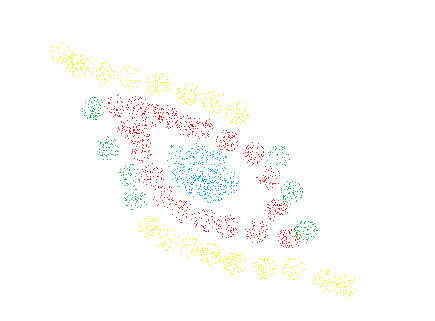
#> input picture LAB3/PCA_1/PCA_1_B/PCA.png, 435 x 321 px
$ python PCA_1_B.py
#> lines starting #> are read from the running program, lines starting #| are printed output that depends on the picture
import numpy as np
import matplotlib.pyplot as plt
import cv2
from sklearn.decomposition import PCA, KernelPCA
from sklearn.preprocessing import StandardScaler

base_img = "PCA.png"

base_pca_vectors_fig = "basePcaVectors.png"
base_pca_transformed_fig = "basePcaTransformed.png"

cosine_fig = "cosine_fig.png"

c1_color = 'red'
c2_color = 'green'
c3_color = 'blue'
c4_color = 'yellow'

scatter_size = 1


def load_class_image(image_file):
    opened_image = cv2.imread(image_file)
    x, y, z = opened_image.shape
    # [ 36  28 237] red
    class_1 = []
    # [ 76 177  34] green
    class_2 = []
    # [232 162   0] blue
    class_3 = []
    # [  0 242 255] yellow
    class_4 = []
    for ix in range(x):
        for iy in range(y):
            if opened_image[ix][iy][0] == 36 and opened_image[ix][iy][1] == 28 and opened_image[ix][iy][2] == 237:
                class_1.append([iy, ix])
            elif opened_image[ix][iy][0] == 76 and opened_image[ix][iy][1] == 177 and opened_image[ix][iy][2] == 34:
                class_2.append([iy, ix])
            elif opened_image[ix][iy][0] == 232 and opened_image[ix][iy][1] == 162 and opened_image[ix][iy][2] == 0:
                class_3.append([iy, ix])
            elif opened_image[ix][iy][0] == 0 and opened_image[ix][iy][1] == 242 and opened_image[ix][iy][2] == 255:
                class_4.append([iy, ix])
    return class_1, class_2, class_3, class_4


def run_basic():
    c1, c2, c3, c4 = load_class_image(base_img)
#> in load_class_image, opened_image is the input picture: shape (321, 435, 3); mean B, G, R 251.2, 252.8, 253.6
    whole = []
    whole.extend(c1)
    whole.extend(c2)
    whole.extend(c3)
    whole.extend(c4)

    copy_whole = []
    copy_whole.extend(whole)
    print("*******")
    print("Points to transform: ")
    print(whole)
#> (printed output is left out)

    pca = PCA(n_components=2)
    transformed = pca.fit_transform(whole)
    print("Points transformed: ")
    print(transformed)
    print("*******")

    whole = np.array(whole)
    plt.scatter(whole[0:len(c1), 0], whole[0:len(c1), 1], alpha=0.2, color=c1_color, s=scatter_size)
    plt.scatter(whole[len(c1):len(c1) + len(c2), 0], whole[len(c1):len(c1) + len(c2), 1], alpha=0.2, color=c2_color,
                s=scatter_size)
    plt.scatter(whole[len(c1) + len(c2): len(c1) + len(c2) + len(c3), 0],
                whole[len(c1) + len(c2):len(c1) + len(c2) + len(c3), 1], alpha=0.2, color=c3_color, s=scatter_size)
    plt.scatter(whole[len(c1) + len(c2) + len(c3):len(c1) + len(c2) + len(c3) + len(c4), 0],
                whole[len(c1) + len(c2) + len(c3):len(c1) + len(c2) + len(c3) + len(c4), 1], alpha=0.2, color=c4_color,
                s=scatter_size)

    # TODO: maybe i can remove that
    # VECTORS
    ax = plt.gca()
    for length, vector in zip(pca.explained_variance_, pca.components_):
        v = vector * 3 * np.sqrt(length)

        arrowprops = dict(arrowstyle='<-', linewidth=2, shrinkA=0, shrinkB=0)
        plt.annotate('', pca.mean_, pca.mean_ + v, arrowprops=arrowprops, color='black')

    plt.axis('off')
    plt.savefig(base_pca_vectors_fig)
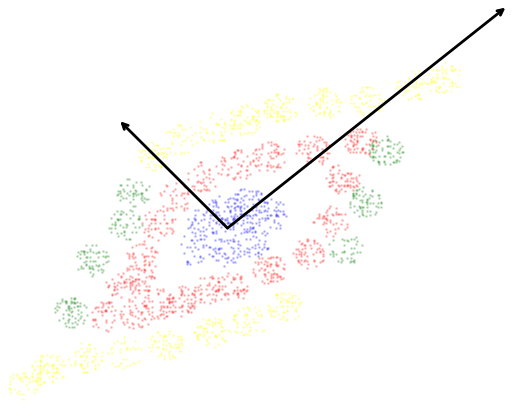
#> figure drawn by matplotlib, 1 panel

    plt.clf()

    # TRANFORMED
    whole = np.array(transformed)
    plt.scatter(whole[0:len(c1), 0], whole[0:len(c1), 1], alpha=0.2, color=c1_color, s=scatter_size)
    plt.scatter(whole[len(c1):len(c1) + len(c2), 0], whole[len(c1):len(c1) + len(c2), 1], alpha=0.2, color=c2_color,
                s=scatter_size)
    plt.scatter(whole[len(c1) + len(c2): len(c1) + len(c2) + len(c3), 0],
                whole[len(c1) + len(c2):len(c1) + len(c2) + len(c3), 1], alpha=0.2, color=c3_color, s=scatter_size)
    plt.scatter(whole[len(c1) + len(c2) + len(c3):len(c1) + len(c2) + len(c3) + len(c4), 0],
                whole[len(c1) + len(c2) + len(c3):len(c1) + len(c2) + len(c3) + len(c4), 1], alpha=0.2, color=c4_color,
                s=scatter_size)
    plt.axis('off')
    plt.savefig(base_pca_transformed_fig)
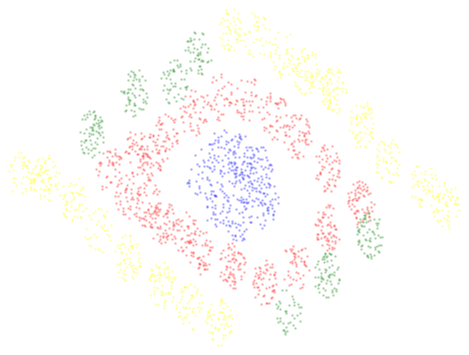
#> figure drawn by matplotlib, 1 panel

    return copy_whole, transformed


def run_kernel(to_transform, fig_name, kernel, gamma=None, fCenter=False):
    c1, c2, c3, c4 = load_class_image(base_img)
    whole = to_transform
    print("#######")
    print("To transform: ")
    print(to_transform)

    pca = KernelPCA(n_components=2, kernel=kernel, gamma=gamma)

    if fCenter:
        whole = StandardScaler().fit_transform(whole)
        print("After standarization: ")
        print(whole)

    transformed = pca.fit_transform(whole)
    print("Transformed: ")
    print(transformed)

    print("#######")

    whole = np.array(transformed)

    plt.clf()
    plt.scatter(whole[0:len(c1), 0], whole[0:len(c1), 1], alpha=0.2, color=c1_color, s=scatter_size)
    plt.scatter(whole[len(c1):len(c1) + len(c2), 0], whole[len(c1):len(c1) + len(c2), 1], alpha=0.2, color=c2_color,
                s=scatter_size)
    plt.scatter(whole[len(c1) + len(c2): len(c1) + len(c2) + len(c3), 0],
                whole[len(c1) + len(c2):len(c1) + len(c2) + len(c3), 1], alpha=0.2, color=c3_color, s=scatter_size)
    plt.scatter(whole[len(c1) + len(c2) + len(c3):len(c1) + len(c2) + len(c3) + len(c4), 0],
                whole[len(c1) + len(c2) + len(c3):len(c1) + len(c2) + len(c3) + len(c4), 1], alpha=0.2, color=c4_color,
                s=scatter_size)

    plt.axis('off')
    plt.savefig(fig_name, dpi=300)


# DONE
oryginal, transformed = run_basic()

run_kernel(oryginal, "cosineFromOriginal.png", "cosine")
#> in run_kernel, `plt.savefig(fig_name, dpi=300)`:
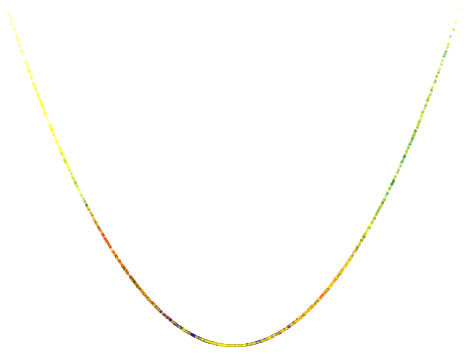
#> figure drawn by matplotlib, 1 panel
run_kernel(transformed, "cosineFromTransformed.png", "cosine")
#> call 2 of run_kernel, with to_transform = array of shape (2645, 2), fig_name = 'cosineFromTransformed.png', kernel = 'cosine', fCenter = False
#> in run_kernel (call 2), `plt.savefig(fig_name, dpi=300)`:
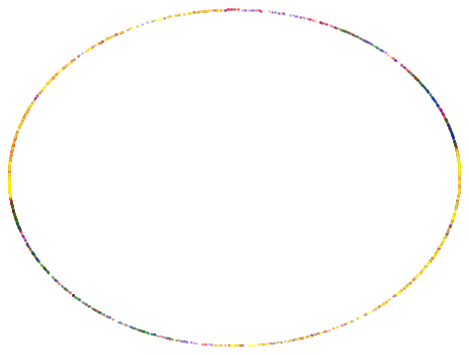
#> figure drawn by matplotlib, 1 panel

run_kernel(oryginal, "cosineFromOriginalCenter.png", "cosine", fCenter=True)
#> call 3 of run_kernel, with fig_name = 'cosineFromOriginalCenter.png', kernel = 'cosine', fCenter = True
#> in run_kernel (call 3), `plt.savefig(fig_name, dpi=300)`:
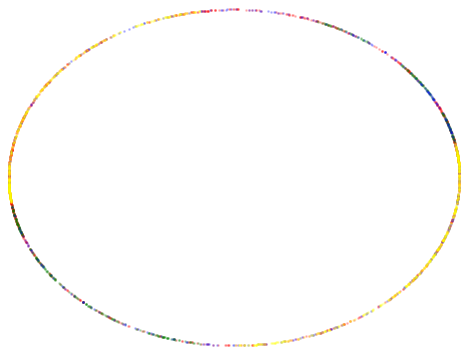
#> figure drawn by matplotlib, 1 panel
run_kernel(transformed, "cosineFromTransformedCenter.png", "cosine", fCenter=True)
#> call 4 of run_kernel, with to_transform = array of shape (2645, 2), fig_name = 'cosineFromTransformedCenter.png', kernel = 'cosine', fCenter = True
#> in run_kernel (call 4), `plt.savefig(fig_name, dpi=300)`:
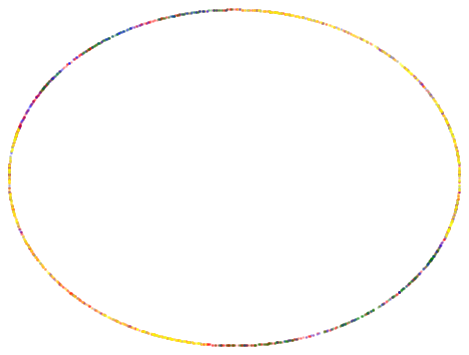
#> figure drawn by matplotlib, 1 panel

for g in [0.000001, 0.0001, 0.01, 1, 10, 100, 10000]:
    run_kernel(oryginal, "rbfFromOriginal" + str(g) + ".png", "rbf", gamma=g)
#> in run_kernel (call 5), `plt.savefig(fig_name, dpi=300)`:
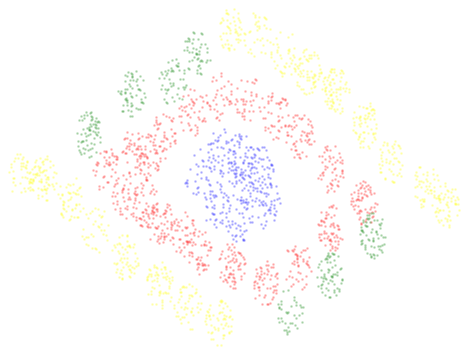
#> figure drawn by matplotlib, 1 panel
    run_kernel(transformed, "rbfFromTransformed" + str(g) + ".png", "rbf", gamma=g)
#> (the run stopped early here; a loop or call above may not have finished)
